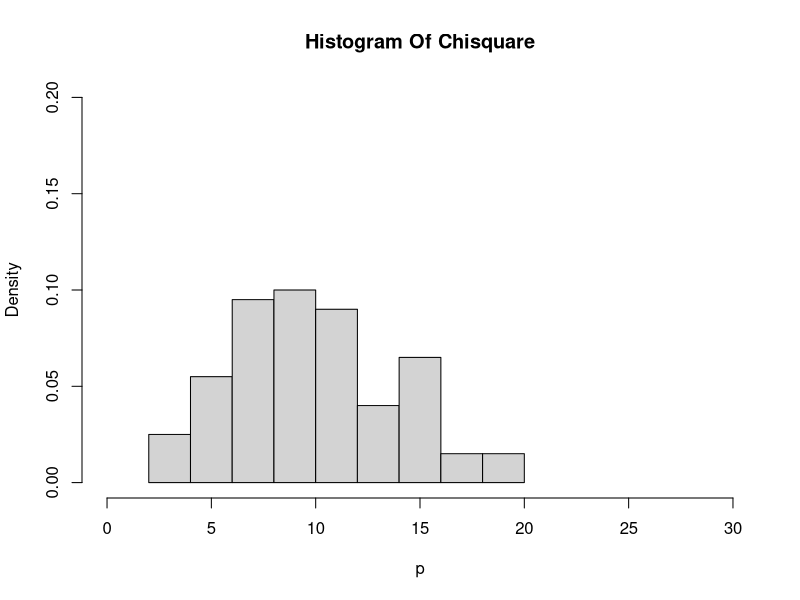

Write the R code that produced this figure.
#soal no 4

#a
x = 2
df = 10
dchisq(x , df)

#b
p <- rchisq(100,df)

hist(p,
     freq = FALSE,
     xlim = c(0,30),
     ylim = c(0,0.2),
     main = "Histogram Of Chisquare")

#c
#mean
mean1 = df
mean1

#variance
var1 = 2*df
var1

